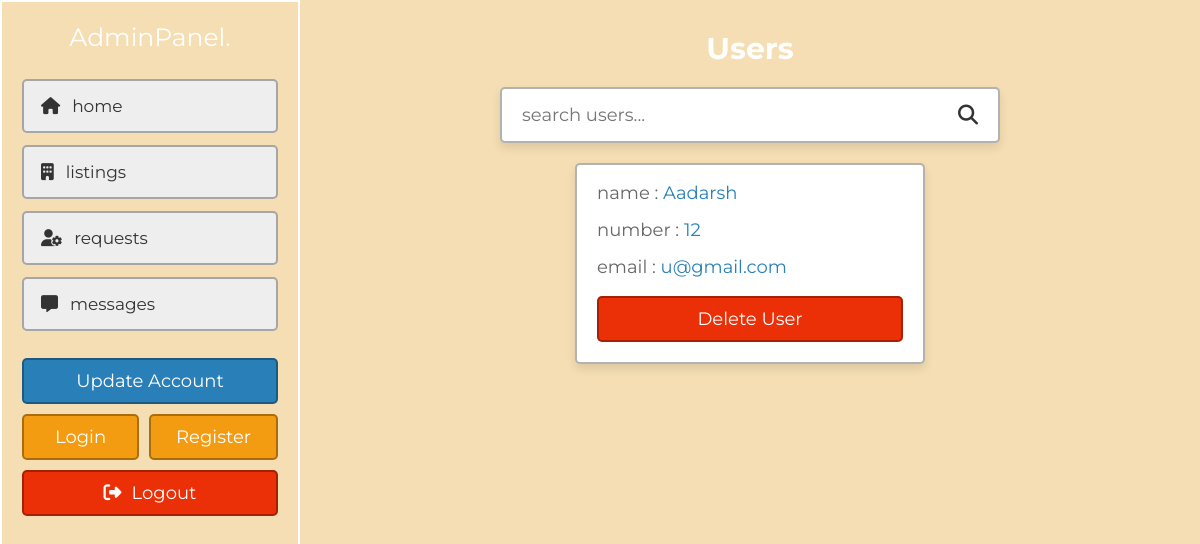
Page /admin/users.php (signed in) on the committed database.
### tables this page shows
CREATE TABLE `users` (
  `id` int(20) NOT NULL,
  `name` varchar(50) NOT NULL,
  `number` varchar(10) NOT NULL,
  `email` varchar(50) NOT NULL,
  `password` varchar(50) NOT NULL
);

### admin/users.php (the view, shortened to what this page needs)
<?php
include '../components/connect.php';
?>
<!DOCTYPE html>
<html lang="en">
<head>
   <link rel="stylesheet" href="https://cdnjs.cloudflare.com/ajax/libs/font-awesome/6.2.0/css/all.min.css">
   <link rel="stylesheet" href="../css/admin_style.css">
</head>
<body>
<?php include '../components/admin_header.php'; ?>
<section class="grid">
   <h1 class="heading">users</h1>
   <form action="" method="POST" class="search-form">
      <input type="text" name="search_box" placeholder="search users..." maxlength="100" required>
      <button type="submit" class="fas fa-search" name="search_btn"></button>
   </form>
   <div class="box-container">
   <?php
      if(isset($_POST['search_box']) OR isset($_POST['search_btn'])){
         $search_box = $_POST['search_box'];
         $search_box = filter_var($search_box, FILTER_SANITIZE_STRING);
         $select_users = $conn->prepare("SELECT * FROM `users` WHERE name LIKE '%{$search_box}%' OR number LIKE '%{$search_box}%' OR email LIKE '%{$search_box}%'");
         $select_users->execute();
      }else{
         $select_users = $conn->prepare("SELECT * FROM `users`");
         $select_users->execute();
      }
      if($select_users->rowCount() > 0){
         while($fetch_users = $select_users->fetch(PDO::FETCH_ASSOC)){
   ?>
   <div class="box">
      <p>name : <span><?= $fetch_users['name']; ?></span></p>
      <p>number : <a href="tel:<?= $fetch_users['number']; ?>"><?= $fetch_users['number']; ?></a></p>
      <p>email : <a href="mailto:<?= $fetch_users['email']; ?>"><?= $fetch_users['email']; ?></a></p>
      <form action="" method="POST">
         <input type="submit" value="delete user" onclick="return confirm('delete this user?');" name="delete" class="delete-btn">
      </form>
   </div>
   <?php
      }
   }elseif(isset($_POST['search_box']) OR isset($_POST['search_btn'])){
      echo '<p class="empty">results not found!</p>';
   }else{
      echo '<p class="empty">no users accounts added yet!</p>';
   }
   ?>
   </div>
</section>
</body>
</html>

### css/admin_style.css (style rules this page uses)
:root { --main-color:#2980b9; --orange:#f39c12; --red:#eb2f06; --light-color:#666; --light-bg:#eee; --white:#fff; --black:#333; --box-shadow:0 .5rem 1rem rgba(0,0,0,0.1); --border:.2rem solid rgba(0,0,0,.3); }
* { font-family: 'Montserrat', sans-serif; margin: 0; padding: 0; box-sizing: border-box; outline: none; border: none; text-decoration: none; }
html { font-size: 62.5%; overflow-x: hidden; scroll-behavior: smooth; scroll-padding-top: 5rem; }
body { background-color: wheat; padding-left: 30rem; }
section { padding: 3rem 2rem; max-width: 1200px; margin: 0 auto; }
.heading { margin-bottom: 2rem; text-align: center; text-transform: capitalize; color: white; font-size: 3rem; }
.inline-btn, .inline-option-btn, .inline-delete-btn, .btn, .delete-btn, .option-btn { cursor: pointer; padding: 1rem 2.5rem; font-size: 1.8rem; color: var(--white); text-align: center; text-transform: capitalize; margin-top: 1rem; border-radius: .5rem; border: var(--border); }
.btn, .delete-btn, .option-btn { display: block; width: 100%; }
.delete-btn { background-color: var(--red); }
.grid .box-container { display: grid; grid-template-columns: repeat(auto-fit, 35rem); align-items: flex-start; justify-content: center; gap: 1.5rem; }
.grid .box-container .box { border-radius: .5rem; padding: 2rem; padding-top: 1rem; background-color: var(--white); box-shadow: var(--box-shadow); border: var(--border); overflow-x: hidden; }
.grid .box-container .box p { line-height: 1.5; padding: .5rem 0; font-size: 1.8rem; color: var(--light-color); white-space: pre-line; text-overflow: ellipsis; overflow-x: hidden; }
.grid .box-container .box p a, .grid .box-container .box p span { color: var(--main-color); }
.search-form { max-width: 50rem; margin: 0 auto; border-radius: .5rem; background-color: var(--white); box-shadow: var(--box-shadow); border: var(--border); padding:1.5rem 2rem; display: flex; gap: 2rem; margin-bottom: 2rem; }
.search-form input { width: 100%; font-size: 1.8rem; color: var(--black); }
.search-form button { background:none; cursor: pointer; color: var(--black); font-size: 2rem; }

### rows in the picture
users: name "Aadarsh", number "12", email "u@gmail.com"
